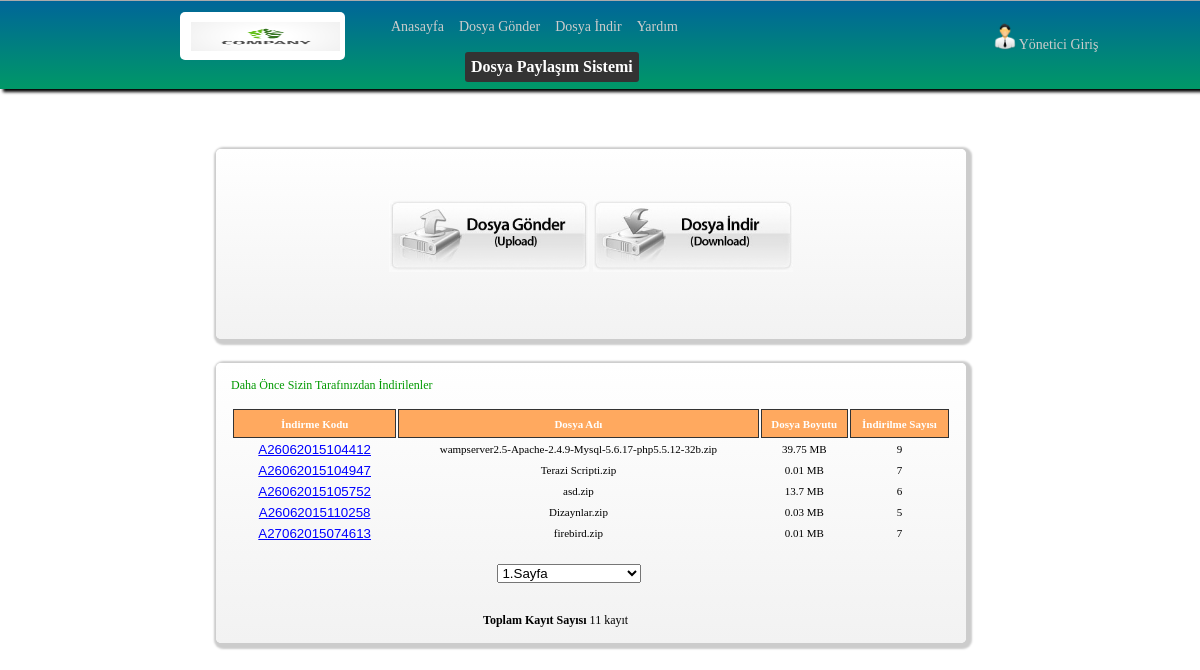
The page / on the database its author committed.
### tables this page shows
CREATE TABLE IF NOT EXISTS `kullanici` (
  `ipadres` varchar(255) NOT NULL,
  `dosyaKodu` varchar(255) NOT NULL,
  `indirilmeSayisi` int(11) NOT NULL,
  PRIMARY KEY (`dosyaKodu`)
);

CREATE TABLE IF NOT EXISTS `uploads` (
  `dosyaKodu` varchar(15) NOT NULL,
  `dosyaAdi` varchar(255) NOT NULL,
  `dosyaTur` varchar(255) NOT NULL,
  `dosyaBoyut` int(11) NOT NULL,
  `yuklenmeTarih` varchar(255) NOT NULL,
  `sonTarih` varchar(255) NOT NULL,
  `gorunurluk` int(11) NOT NULL,
  `kopyasiVarmi` int(11) NOT NULL,
  `silinmisMi` int(11) NOT NULL,
  PRIMARY KEY (`dosyaKodu`)
);

### anasayfa.php (the view, shortened to what this page needs)
<!DOCTYPE html>
<html lang="en">
<head>
  <link rel="stylesheet" href="css/anasayfa.css" />
</head>
<?php
	$sorgu = @mysql_query("SELECT k.dosyaKodu FROM kullanici k,uploads u WHERE k.dosyaKodu = u.dosyaKodu and ipadres = '".$_SERVER['REMOTE_ADDR']."'");
	$toplamKayit = @mysql_num_rows($sorgu);
?>
<body>
		<div class="ortaKisim">
			<a href="index.php?s=upload"><img id="upload" src="images/guploadx.png" style="margin-left:22%; margin-top:5%"/></a>
			<a href="index.php?s=download"><img id="download" src="images/gdownloadx.png" /></a>
		</div>
		<div class="altKisim">
			<span style="color:#009900; font-size:12px;">Daha Önce Sizin Tarafınızdan İndirilenler</span><br>
			<span style="font-size:12px;">
				<form name="downloads" action="index.php?s=downloadInfo" method="post">
					<table>
						<tr class="baslik">
							<td>İndirme Kodu</td>
							<td>Dosya Adı</td>
							<td>Dosya Boyutu</td>
							<td>İndirilme Sayısı</td>
						</tr>
						<?php
							$ip = $_SERVER["REMOTE_ADDR"];
							$sorgu2 = @mysql_query("SELECT u.dosyaKodu,u.dosyaAdi,u.dosyaBoyut,k.indirilmeSayisi FROM kullanici k,uploads u WHERE k.dosyaKodu = u.dosyaKodu and k.ipadres = '$ip'");
							$limit = 5;
							$sayfa = @isset($_GET["sayfa"]) ? $_GET["sayfa"] : 1;
							$sayfaSayisi = ceil(mysql_num_rows($sorgu2)/$limit);
							$baslangic = ($limit * $sayfa) - $limit;
							$listele = @mysql_query("SELECT u.dosyaKodu,u.dosyaAdi,u.dosyaBoyut,k.indirilmeSayisi,u.kopyasiVarmi FROM kullanici k,uploads u WHERE k.dosyaKodu = u.dosyaKodu and k.ipadres = '$ip' LIMIT $baslangic,$limit");
							while($gVeri = mysql_fetch_assoc($listele)){
								$dosyaAdi = $gVeri["dosyaAdi"];
								$kopyasiVarmi = $gVeri["kopyasiVarmi"];
								?>
								<tr class="icerik">
									<td><input type="submit" name="dKodu" value="<?=$gVeri["dosyaKodu"]?>" /></td>
									<td><?=$kopyasiVarmi == 1 ? substr($dosyaAdi,16,strlen($dosyaAdi)) : $dosyaAdi;?></td>
									<td><?=round($gVeri["dosyaBoyut"]/1000000,2)?> MB</td>
									<td><?=$gVeri["indirilmeSayisi"]?></td>
								</tr>
								<?php
							}
						?>
					</table>
				</form>
					<form name="sayfala" action="" method="get">
						<select name="sayfa" onchange="this.form.submit();">
						<?php
							for($i = 1 ; $i <= $sayfaSayisi ; $i++){
								echo "<option ";
								echo $i == $sayfa ? 'selected' : null;
								echo ' value="'.$i.'">'.$i.'.Sayfa</option>';
							}
						?>
						</select>
					</form>
			</span><br>
			<span style="margin-left:35%; font-size:12px; padding-top:10%;"><b>Toplam Kayıt Sayısı</b> <?=$toplamKayit?> kayıt</span>
		</div>
</body>
</html>

### index.php (shortened to what this page needs)
<html>
<head>
	<link rel="stylesheet" href="css/stil.css">
</head>
<body>
	<div class="container">
		<div class="header">
			<div class="logo">
				<a href="index.php?s=anasayfa"><img src="images/logo.png" width="90%" height="60%" /></a>
			</div>
			<div class="links">
				<ul>
					<li><a href="index.php?s=anasayfa">Anasayfa</a></li>
					<li><a href="index.php?s=upload">Dosya Gönder</a></li>
					<li><a href="index.php?s=download">Dosya İndir</a></li>
					<li><a href="#">Yardım</a></li>
					<li style="margin-left:75%"><img src="images/admin.png" width="15%" height="5%" style="float:left; margin-top:-7%"/>
							<?php
								if(isset($_SESSION["giris"])){?><a href="index.php?s=admin">Yönetici Çıkış</a>
																<a href="index.php?s=adminPanel" style="margin-left:5%">Panele Git</a><?php
								}else{ ?><a href="index.php?s=admin">Yönetici Giriş</a><?php }
							?>
					</li>
				</ul>
			</div>
			<b>Dosya Paylaşım Sistemi</b>
		</div>
		<div class="ortaBolum">
			<?php
				if(isset($_GET["s"]))
					include($_GET["s"].".php");
				else
					include("anasayfa.php");
			?>
		</div>
	</div>
</body>
</html>

### css/stil.css (style rules this page uses)
body { margin:0px; padding:0px; font-family:"Verdana"; }
.header { width:100%; box-shadow:3px 3px 3px black; background-image:url("../images/header_zemin.png"); background-repeat:repeat-x; height:89px; }
.logo { width:165px; height:48px; background:white; float:left; margin-left:15%; margin-top:1%; border-radius:5px; }
.logo img { padding:10px; margin-left:1px; }
.links { position:absolute; width:70%; margin-left:28%; margin-top:1px; float:right; }
.links li { float:left; padding-left:15px; list-style: none; }
.links li a { text-decoration:none; list-style:none; color:#CCC; font-size:14px; }
.header b { margin-left:10%; position:absolute; margin-top:4.3%; background:#333; color:#FFF; padding:6px; border-radius:3px; }

### css/anasayfa.css (style rules this page uses)
.ortaKisim { width:60%; height:20%; background-image:-webkit-gradient(linear, left top, left bottom, from(#ffffff), to(#f2f2f2)); border-radius:5px; margin-left:18%; padding:15px; margin-top:5%; box-shadow: 2px 2px 2px 4px #ccc; }
.altKisim { width:60%; height:auto; background-image:-webkit-gradient(linear, left top, left bottom, from(#ffffff), to(#f2f2f2)); border-radius:5px; margin-left:18%; padding:15px; margin-top:2%; box-shadow: 2px 2px 2px 4px #ccc; }
table { font-size:11px; width:100%; margin-top:2%; text-align:center; }
.baslik td { color:#fff; text-align:center; background:#FFA95F; padding:1%; font-weight:bold; border:1px solid #333; }
input[type="submit"] { border:0; background-color:transparent; color: blue; text-decoration:underline; cursor:pointer; }
select { padding:%5; width:20%; margin-left:37%; margin-top:1%; }

### rows shown on the page
kullanici: dKodu "A26062015104412", uploads.dosyaAdi "wampserver2.5-Apache-2.4.9-Mysql-5.6.17-php5.5.12-32b.zip", uploads.dosyaBoyut "39.75", indirilmeSayisi "9"
kullanici: dKodu "A26062015104947", uploads.dosyaAdi "Terazi Scripti.zip", uploads.dosyaBoyut "0.01", indirilmeSayisi "7"
kullanici: dKodu "A26062015105752", uploads.dosyaAdi "asd.zip", uploads.dosyaBoyut "13.7", indirilmeSayisi "6"
kullanici: dKodu "A26062015110258", uploads.dosyaAdi "Dizaynlar.zip", uploads.dosyaBoyut "0.03", indirilmeSayisi "5"
kullanici: dKodu "A27062015074613", uploads.dosyaAdi "firebird.zip", uploads.dosyaBoyut "0.01", indirilmeSayisi "7"

### other values the page prints
$toplamKayit "11"
form field sayfa "1.Sayfa"
